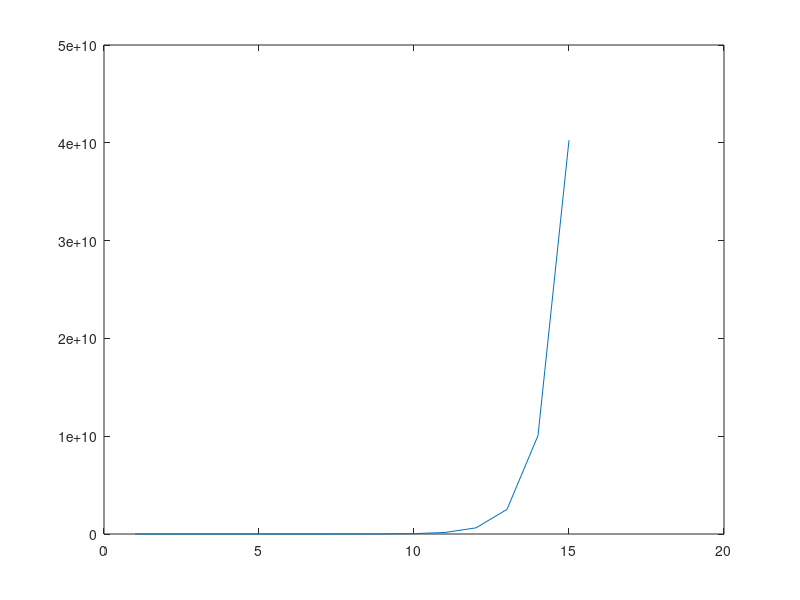

Source code (MATLAB):
%%%%%%%%%%%%%%%%%%%%%%%%%%%%%%%%%%%%%%%%%%%%%%%%%%%%%%
%Lezione 2
%%%%%%%%%%%%%%%%%%%%%%%%%%%%%%%%%%%%%%%%%%%%%%%%%%%%%%

%Ciclo for
% Un ciclo for assegna alla variabile k (contatore) i valori a, a + 1, . . . , b
%successivamente, e riesegue ogni volta le istruzioni comprese all%interno del
% ciclo.

%Esercizio
%Scrivere uno script che visualizza sullo schermo i quadrati di tutti i numeri
%da 1 a 20.
for i = 1:20
    i^2
end

%Esercizio
%Scrivere uno script che visualizza sullo schermo i quadrati di tutti i numeri
%dispari da 1 a 19
for i = 1:18
    (i+1)^2
end

%Esercizio
%Valore delle variabili alla fine dello script
a = 1;
b = 1
for k = 1:9
a = a + 2;
b = b + a
end

a, b


%Esercizio
%Scrivere uno script che calcola la somma degli elementi di un vettore dato
%(per esempio v = [12 3 9 -1 13 18 -5 7 82 9 0 15]):
v = [12 3 9 -1 13 18 -5 7 82 9 0 15];
c = sum(v)

%Esercizio
%Scrivere uno script che calcola la somma dei primi 100 quadrati
n = 100;
j = 0;
for i = 1:n
    j = j + i^2;
end
j

%Esercizio
%Scrivi un programma che calcola il prodotto dei primi 20 numeri interi
n = 20;
j = 1;
for i = 2:n
    j = j * i;
end
j

%Esercizio
%Una colonia di animali contiene inizialmente 2000 esemplari. Ogni anno, si
%aggiungono 1000 animali. Quanti animali conterrà la colonia dopo 15
%anni?
%Traccia anche un grafico dell’andamento della popolazione
n_animali = 2000;
n = 15;
x = [n, 1];
x(1) = 2000;
y = [n, 1];
y(1) = 1;
for i = 2:n
    n_animali = n_animali + 1000;
    x(i) = n_animali;
    y(i) = i;
end
plot(y, x)


%Esercizio
%Una colonia di animali contiene inizialmente 2 esemplari. Ogni anno, ogni
%animale produce due figli. Quanti animali conterrà la colonia dopo 15
%anni?
%Traccia anche un grafico dell%andamento della popolazione
n_animali = 2;
n = 15;
x = [n, 1];
x(1) = n_animali;
y = [n, 1];
y(1) = 1;
for i = 2:n
    n_animali = n_animali*2;
    x(i) = n_animali;
    y(i) = i;
end
%hold on
plot(y, x);


%Esercizio
%Una colonia di animali contiene inizialmente 200 esemplari. Ogni anno,
%ognuno di loro produce 3 figli, però c%è un predatore che mangia 150
%animali ogni anno. Quanti animali conterrà la colonia dopo 15 anni?
%Traccia anche un grafico dell andamento della popolazione.
n_animali = 200;
n = 15;
x = [n, 1];
x(1) = n_animali;
y = [n, 1];
y(1) = 1;
for i = 2:n
    n_animali = n_animali + n_animali*3 - 150;
    x(i) = n_animali;
    y(i) = i;
end
animali_tot = x(n);
animali_tot
%hold on
plot(y, x);


%Esercizio
%Una popolazione di animali cresce in base a queste regole:
%All%anno 0, la popolazione è composta da 100 animali.
%Ogni anno, ognuno di essi produce 2 figli.
%180 individui all%anno muoiono (predatori, cause naturali...)
%Quanti animali ci sono dopo 15 anni?
n_animali = 100;
n = 15;
x = [n, 1];
x(1) = n_animali;
y = [n, 1];
y(1) = 1;
for i = 2:n
    n_animali = n_animali + n_animali*2 - 180;
    x(i) = n_animali;
    y(i) = i;
end
animali_tot = x(n);
animali_tot


%Esercizio
%Si dispone di una coppia di conigli appena nati (M+F).
%Dopo un mese, la coppia raggiunge l%età adulta, e dal secondo mese
%in poi ogni mese dà alla luce una nuova coppia di figli.
%Le coppie apena nate si comportano in modo analogo: dal secondo
%mese di vita in poi producono due figli al mese.
%Simulare l%andamento della popolazione per 15 mesi, memorizzando i
%numeri ottenuti in una matrice 15 × 2. Tracciare un grafico.

n_animali = 100;
n = 15;
x = [n, 1];
x(1) = n_animali;
y = [n, 1];
y(1) = 1;
for i = 2:n
    n_animali = n_animali + n_animali*2 - 180;
    x(i) = n_animali;
    y(i) = i;
end
animali_tot = x(n);
animali_tot